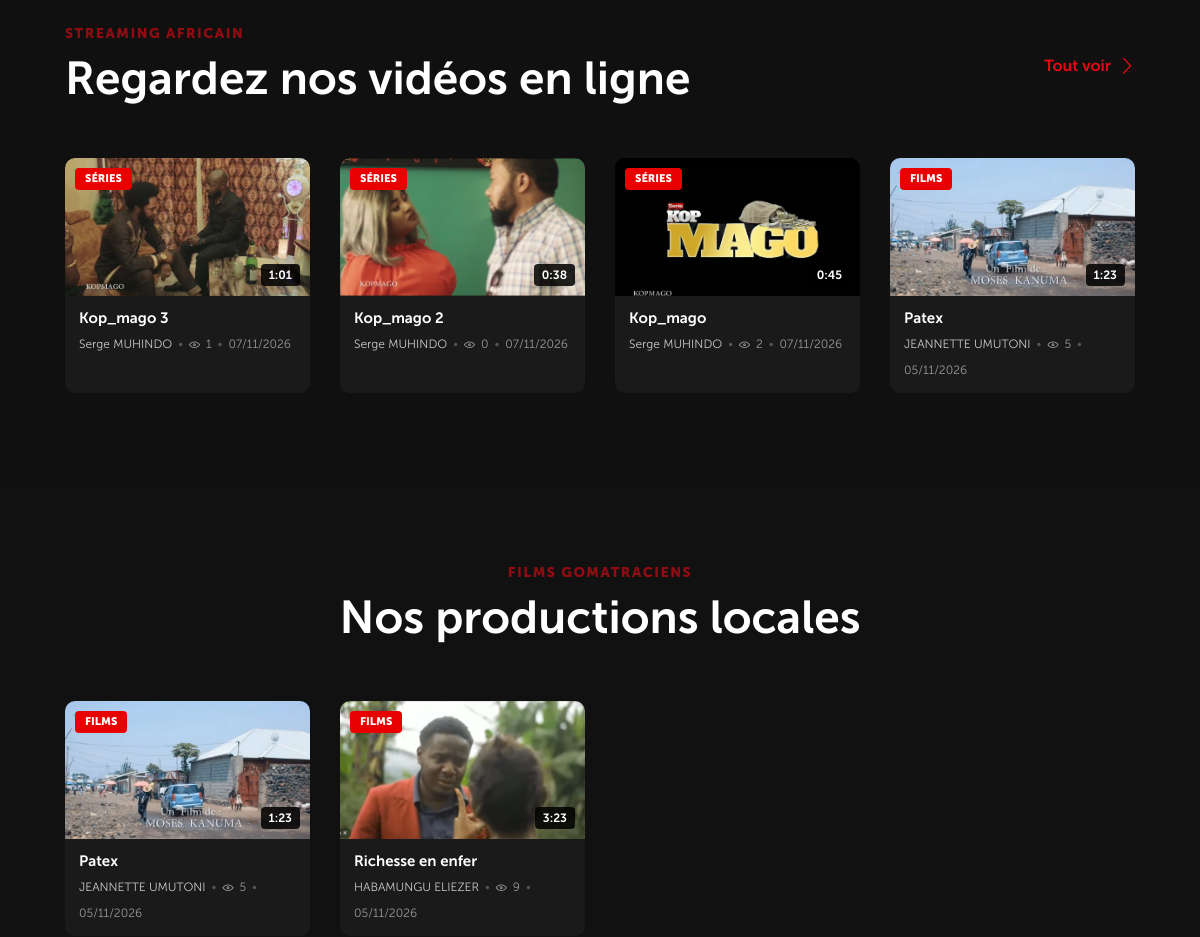
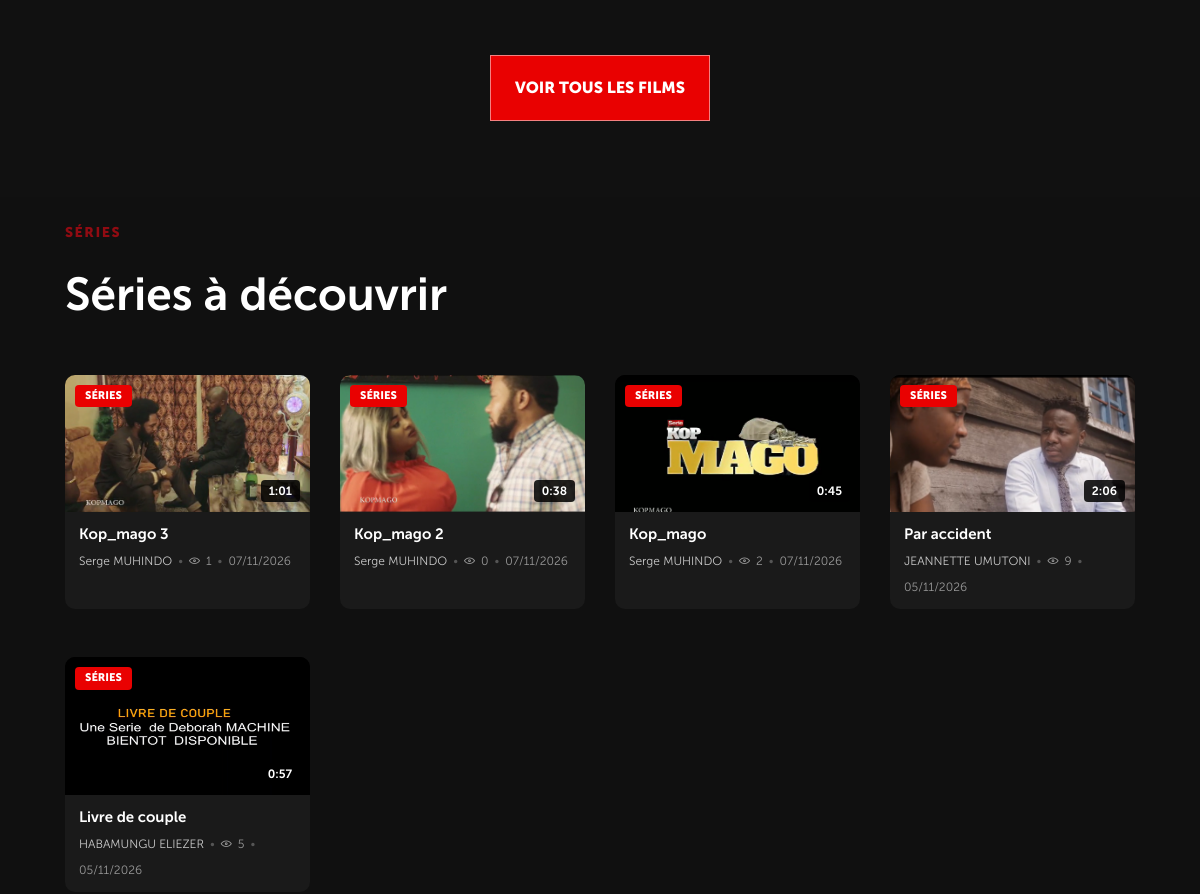
The app's page /public/index.php (middle part), older data (2 pictures, top to bottom).
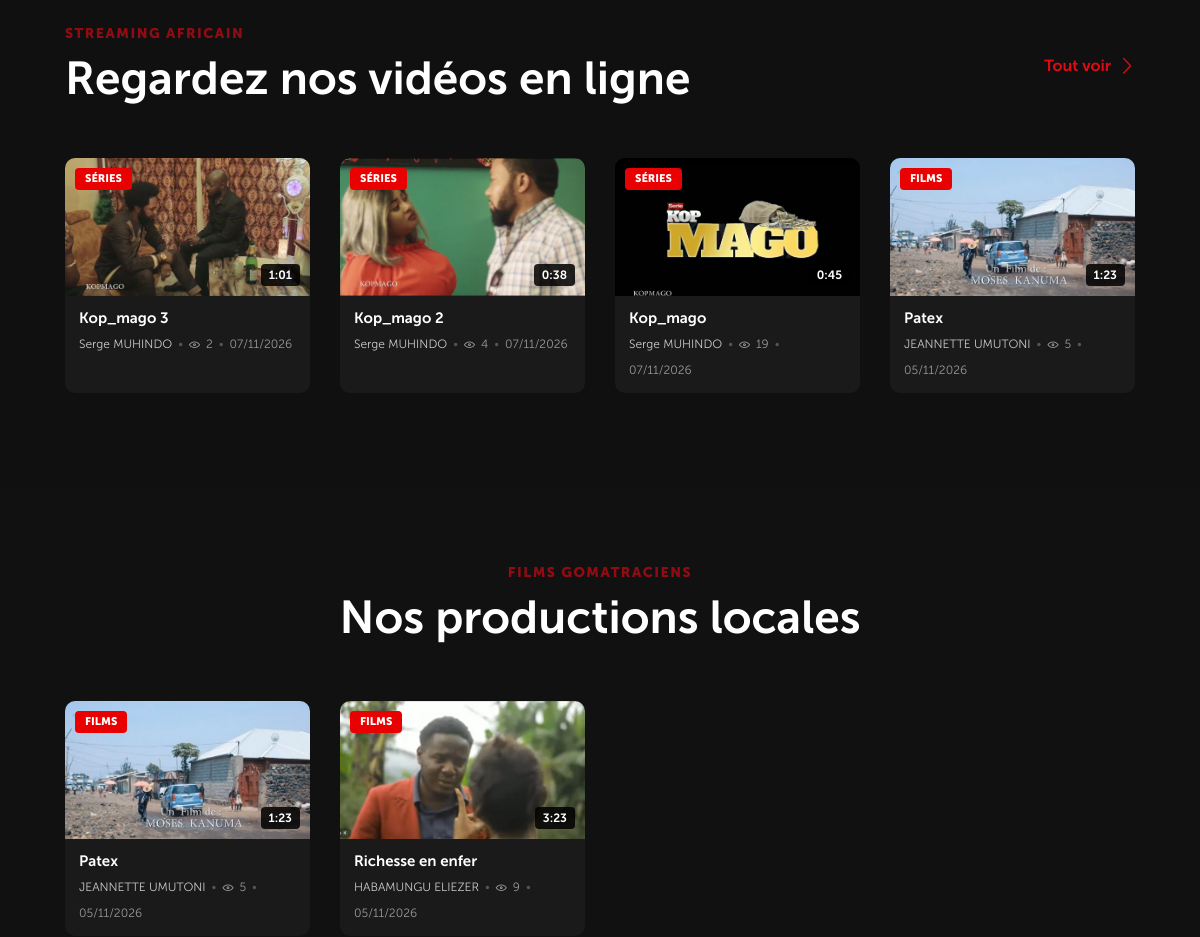
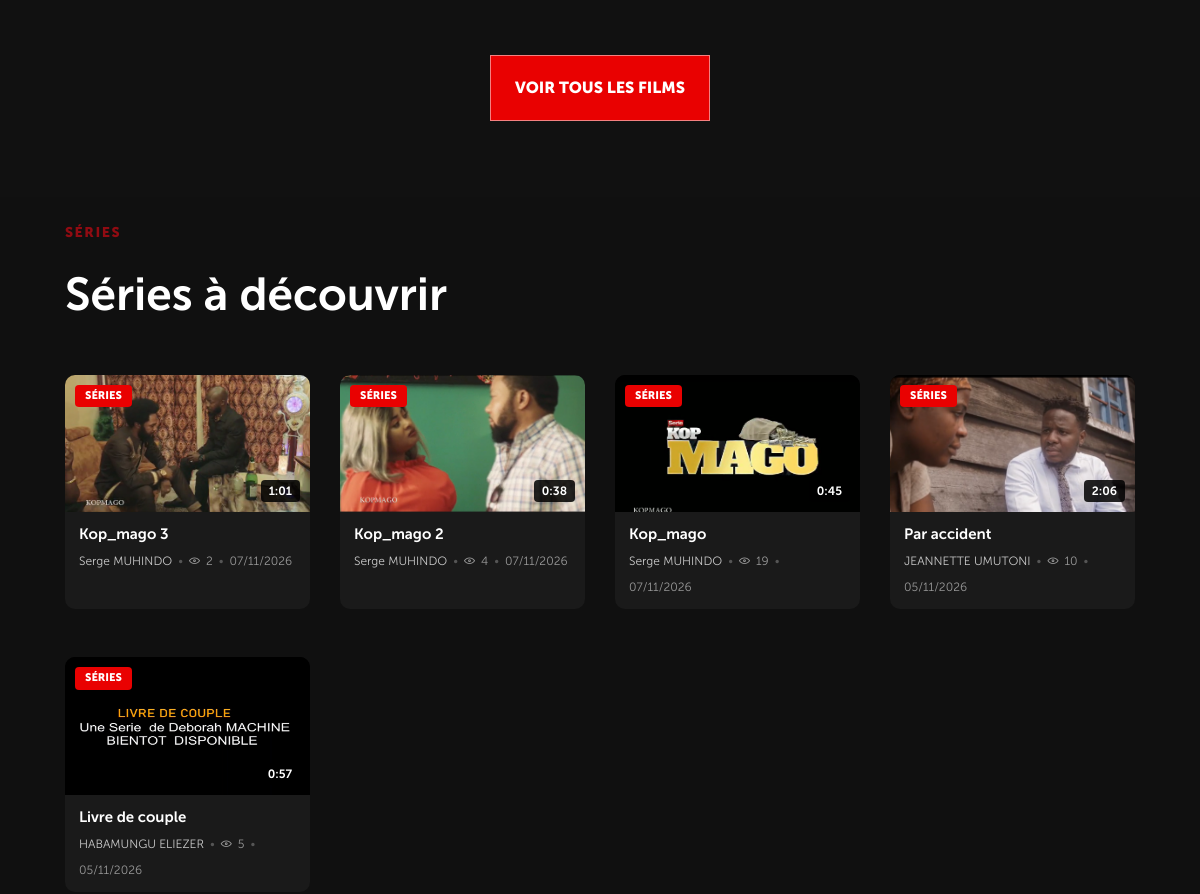
The same page, newer data (2 pictures, top to bottom).
### tables this page shows
CREATE TABLE `videos` (
  `id` bigint(20) UNSIGNED NOT NULL,
  `user_id` bigint(20) UNSIGNED NOT NULL,
  `category_id` int(10) UNSIGNED NOT NULL,
  `title` varchar(255) NOT NULL,
  `description` text DEFAULT NULL,
  `video_url` varchar(500) NOT NULL,
  `thumbnail_url` varchar(500) DEFAULT NULL,
  `duration_seconds` int(10) UNSIGNED DEFAULT NULL,
  `views` int(10) UNSIGNED DEFAULT 0,
  `likes` int(10) UNSIGNED NOT NULL DEFAULT 0,
  `status` enum('draft','pending','approved','rejected','published') NOT NULL DEFAULT 'draft',
  `is_premium` tinyint(1) NOT NULL DEFAULT 0,
  `published_at` datetime DEFAULT NULL,
  `created_at` datetime NOT NULL DEFAULT current_timestamp(),
  `updated_at` datetime NOT NULL DEFAULT current_timestamp() ON UPDATE current_timestamp()
);

CREATE TABLE `categories` (
  `id` int(10) UNSIGNED NOT NULL,
  `name` varchar(100) NOT NULL,
  `slug` varchar(100) NOT NULL,
  `description` text DEFAULT NULL,
  `created_at` datetime NOT NULL DEFAULT current_timestamp()
);

### ressources/views/pages/welcome.php (the view, shortened to what the rows shown need)
<?php
    $p = [];
    try {
        $pdo = Conn::getInstance()->getPdo();
        $stmt = $pdo->query("
            SELECT v.id, v.title, v.description, v.video_url, v.published_at,
                   v.duration_seconds, v.thumbnail_url, v.views,
                   c.slug as category_slug, c.name as category_name,
                   CONCAT(u.first_name, ' ', u.last_name) as author_name
            FROM videos v
            LEFT JOIN categories c ON v.category_id = c.id
            LEFT JOIN users u ON v.user_id = u.id
            WHERE v.status = 'published'
            ORDER BY v.published_at DESC, v.created_at DESC
        ");
        foreach ($stmt->fetchAll(PDO::FETCH_ASSOC) as $r) {
            $p[] = [
                'id'       => (int)$r['id'],
                'title'    => $r['title'],
                'desc'     => $r['description'],
                'url'      => $r['video_url'],
                'date'     => $r['published_at'],
                'duration' => (int)($r['duration_seconds'] ?? 0),
                'thumb'    => $r['thumbnail_url'],
                'views'    => (int)($r['views'] ?? 0),
                'category' => $r['category_name'] ?? 'Kazuri',
                'author'   => $r['author_name'] ?? 'Kazuri Studio',
            ];
        }
    } catch (Throwable $e) {
        $p = [];
    }
    if (!function_exists('formatDuration')) {
        function formatDuration(int $seconds): string {
            $h = floor($seconds / 3600);
            $m = floor(($seconds % 3600) / 60);
            $s = $seconds % 60;
            return $h > 0 ? sprintf('%d:%02d:%02d', $h, $m, $s) : sprintf('%d:%02d', $m, $s);
        }
    }
    if (!function_exists('formatViews')) {
        function formatViews(int $views): string {
            return (string)$views;
        }
    }
    if (!function_exists('timeAgo')) {
        function timeAgo(?string $date): string {
            $diff = time() - strtotime($date);
            return date('d/m/Y', strtotime($date));
        }
    }
    if (!function_exists('resolveMediaPath')) {
        function resolveMediaPath($path) {
            $root = dirname(__DIR__, 3);
            if (file_exists($root . '/public/' . $path)) return $path;
            return $path;
        }
    }
    $films = []; $series = []; $jeunesse = []; $autres = [];
    foreach ($p as $v) {
        $cat = strtolower($v['category']);
        if (strpos($cat, 'jeun') !== false || strpos($cat, 'kid') !== false || strpos($cat, 'youth') !== false) $jeunesse[] = $v;
        elseif (strpos($cat, 'film') !== false) $films[] = $v;
        elseif (strpos($cat, 'séri') !== false || strpos($cat, 'serie') !== false) $series[] = $v;
        else $autres[] = $v;
    }
?>
<section id="films" class="content-section section-featured">
    <div class="container">
        <div class="row">
            <div class="col-12">
                <div class="section-title d-flex justify-content-between align-items-center">
                    <div>
                        <h2><?= t('Regardez nos vidéos en ligne') ?></h2>
                    </div>
                </div>
            </div>
            <?php if (!empty($p)): ?>
                <?php foreach (array_slice($p, 0, 4) as $v): ?>
                <div class="col-lg-3 col-md-4 col-sm-6 col-6 mb-4">
                    <div class="media-card-pro" onclick='playCinema(<?= json_encode([
                        'url' => resolveMediaPath($v['url']),
                        'title' => $v['title'],
                        'meta' => $v['category'] . ' · ' . $v['author'] . ' · ' . formatDuration($v['duration']) . ' · ' . formatViews($v['views']) . ' vues'
                    ]) ?>)'>
                        <div class="thumb-wrapper">
                            <img src="<?= htmlspecialchars(resolveMediaPath($v['thumb']) ?: '../assets/images/13.png') ?>"
                                 onerror="this.src='../assets/images/13.png'" alt="<?= htmlspecialchars($v['title']) ?>" loading="lazy">
                            <span class="badge-cat"><?= htmlspecialchars($v['category']) ?></span>
                            <span class="badge-dur"><?= formatDuration($v['duration']) ?></span>
                        </div>
                        <div class="info-body">
                            <h3 class="info-title"><?= htmlspecialchars($v['title']) ?></h3>
                            <p class="info-meta">
                                <span class="info-author"><?= htmlspecialchars($v['author']) ?></span>
                                <span class="dot-sep">•</span>
                                <i class="lni lni-eye"></i> <?= formatViews($v['views']) ?>
                                <span class="dot-sep">•</span>
                                <?= timeAgo($v['date']) ?>
                            </p>
                        </div>
                    </div>
                </div>
                <?php endforeach; ?>
            <?php else: ?>
                <div class="col-12"><div class="media-empty"><i class="lni lni-film"></i><h4><?= t('Aucun média disponible') ?></h4></div></div>
            <?php endif; ?>
        </div>
    </div>
</section>
<section id="productions-locales" class="content-section section-goma" data-background="#111111">
    <div class="container">
        <div class="row">
            <div class="col-12">
                <div class="section-title text-center light">
                    <h2><?= t('Nos productions locales') ?></h2>
                </div>
            </div>
            <?php if (!empty($films)): ?>
                <?php foreach ($films as $v): ?>
                <div class="col-xl-3 col-lg-4 col-md-6 col-sm-6 col-12 mb-4">
                    <div class="media-card-pro" onclick='playCinema(<?= json_encode([
                        'url' => resolveMediaPath($v['url']),
                        'title' => $v['title'],
                        'meta' => $v['category'] . ' · ' . $v['author'] . ' · ' . formatDuration($v['duration']) . ' · ' . formatViews($v['views']) . ' vues'
                    ]) ?>)'>
                        <div class="thumb-wrapper">
                            <img src="<?= htmlspecialchars(resolveMediaPath($v['thumb']) ?: '../assets/images/13.png') ?>"
                                 onerror="this.src='../assets/images/13.png'" alt="<?= htmlspecialchars($v['title']) ?>" loading="lazy">
                            <span class="badge-cat"><?= htmlspecialchars($v['category']) ?></span>
                            <span class="badge-dur"><?= formatDuration($v['duration']) ?></span>
                        </div>
                        <div class="info-body">
                            <h3 class="info-title"><?= htmlspecialchars($v['title']) ?></h3>
                            <p class="info-meta">
                                <span class="info-author"><?= htmlspecialchars($v['author']) ?></span>
                                <span class="dot-sep">•</span>
                                <i class="lni lni-eye"></i> <?= formatViews($v['views']) ?>
                                <span class="dot-sep">•</span>
                                <?= timeAgo($v['date']) ?>
                            </p>
                        </div>
                    </div>
                </div>
                <?php endforeach; ?>
            <?php endif; ?>
        </div>
    </div>
</section>
<section id="series" class="content-section section-featured">
    <div class="container">
        <div class="row">
            <div class="col-12">
                <div class="section-title">
                    <h2><?= t('Séries à découvrir') ?></h2>
                </div>
            </div>
            <?php if (!empty($series)): ?>
                <?php foreach ($series as $v): ?>
                <div class="col-xl-3 col-lg-4 col-md-6 col-sm-6 col-12 mb-4">
                    <div class="media-card-pro" onclick='playCinema(<?= json_encode([
                        'url' => resolveMediaPath($v['url']),
                        'title' => $v['title'],
                        'meta' => $v['category'] . ' · ' . $v['author'] . ' · ' . formatDuration($v['duration']) . ' · ' . formatViews($v['views']) . ' vues'
                    ]) ?>)'>
                        <div class="thumb-wrapper">
                            <img src="<?= htmlspecialchars(resolveMediaPath($v['thumb']) ?: '../assets/images/4.png') ?>"
                                 onerror="this.src='../assets/images/4.png'" alt="<?= htmlspecialchars($v['title']) ?>" loading="lazy">
                            <span class="badge-cat"><?= htmlspecialchars($v['category']) ?></span>
                            <span class="badge-dur"><?= formatDuration($v['duration']) ?></span>
                        </div>
                        <div class="info-body">
                            <h3 class="info-title"><?= htmlspecialchars($v['title']) ?></h3>
                            <p class="info-meta">
                                <span class="info-author"><?= htmlspecialchars($v['author']) ?></span>
                                <span class="dot-sep">•</span>
                                <i class="lni lni-eye"></i> <?= formatViews($v['views']) ?>
                                <span class="dot-sep">•</span>
                                <?= timeAgo($v['date']) ?>
                            </p>
                        </div>
                    </div>
                </div>
                <?php endforeach; ?>
            <?php endif; ?>
        </div>
    </div>
</section>

Row changes from the older to the newer data that the page shows:
changed videos "Kop_mago 3": views "1" → "2"
changed videos "Kop_mago 2": views "0" → "4"
changed videos "Kop_mago": views "2" → "19"
changed videos "Par accident": views "9" → "10"
